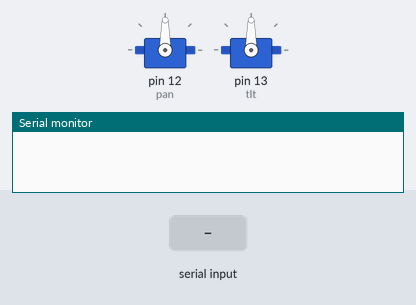
Simulated run of this sketch. Board: Arduino Uno, built with avr-gcc and run on an emulated ATmega328P. On the bench: 2 × servo, the last lines printed to the serial monitor. Inputs (shaded band) come from the test bench.

Above: at 1.2 s.
1.3 s: "pan\n" received over Serial
At 2.5 s:
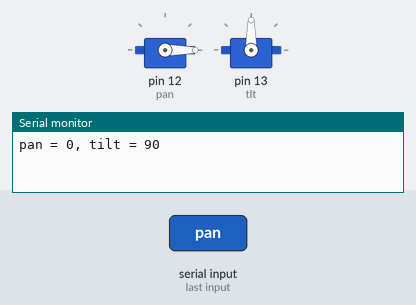
2.8 s: "tlt\n" received over Serial
At 4.2 s:
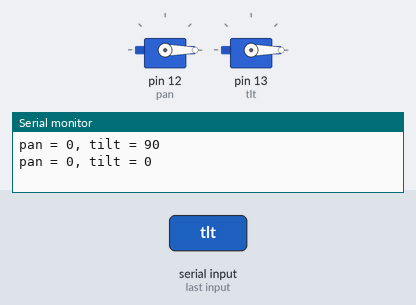
Timing chart, 0 to 5.8 s (numbered marks = the images above; inputs shaded):
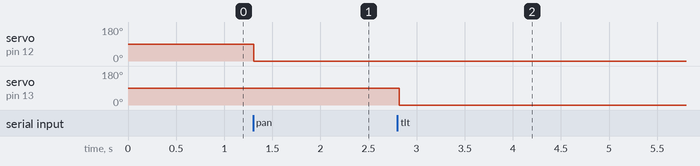

The sketch:

arduino.ino
```cpp
#include <Servo.h>
Servo pan, tlt;
String rcv_str = "";

int pos_pan = 90;
int pos_tlt = 90;

void setup() {
  pan.attach(12);
  tlt.attach(13);
  pan.write(pos_pan);delay(15);
  tlt.write(pos_tlt);delay(15);
  rcv_str.reserve(10);
  Serial.begin(9600);
}

void loop() {
  if(Serial.available()>0)
  {
    char ch = Serial.read();
    if(ch != '\n') rcv_str= rcv_str + ch;
    else {
      if(rcv_str.substring(0,3) == "pan"){
        pos_pan = rcv_str.substring(3).toInt();
      }
      if(rcv_str.substring(0,3) == "tlt"){
        pos_tlt = rcv_str.substring(3).toInt();
      }
      Serial.print("pan = ");Serial.print(pos_pan);Serial.print(", ");
      Serial.print("tilt = ");Serial.println(pos_tlt);
      pan.write(pos_pan); delay(15);  tlt.write(pos_tlt); delay(15);
      rcv_str="";

    }
  }
}
```

Measured:
- after the input at 1.3 s, servo on pin 12 (pan): 90° → 0° at once
- after the input at 2.8 s, servo on pin 13 (tlt): 90° → 0° at once
